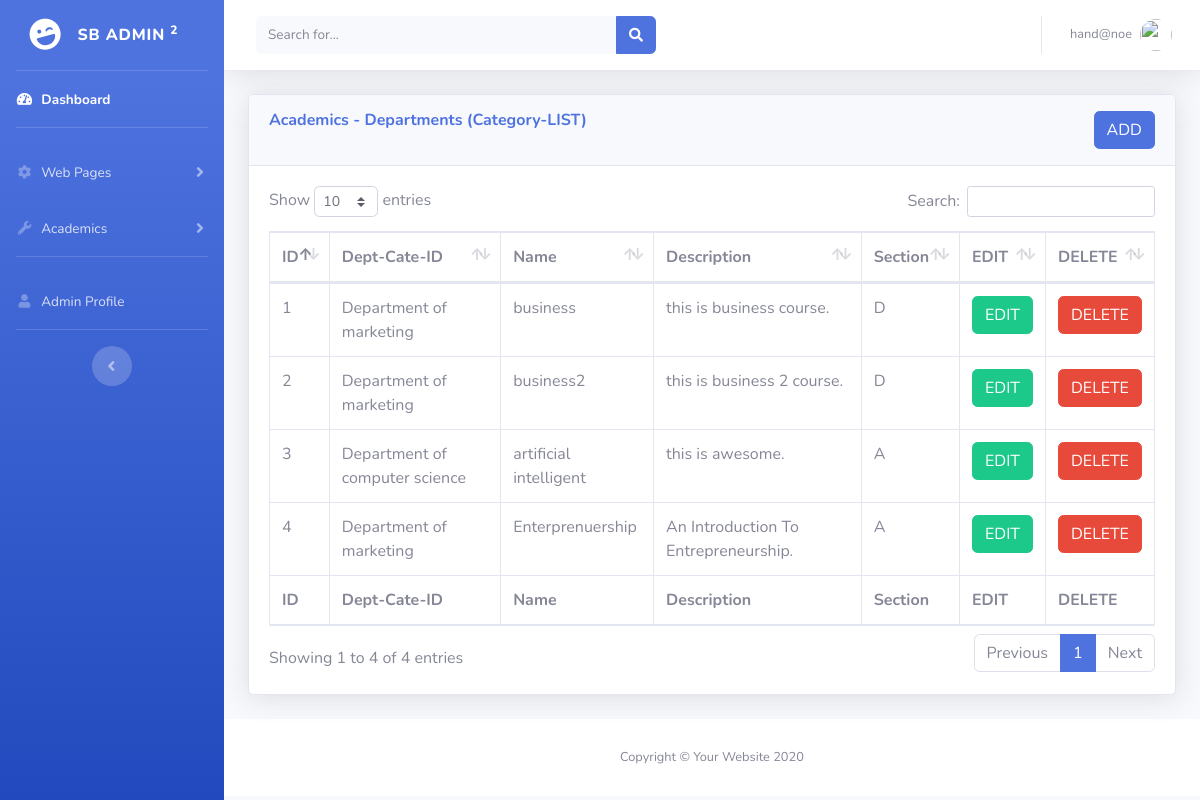
The page /departments-list.php (signed in) on the database its author committed.
### tables this page shows
CREATE TABLE `dept_category_list` (
  `id` int(11) NOT NULL,
  `dept_cate_id` int(11) NOT NULL,
  `name` varchar(100) NOT NULL,
  `descrip` varchar(191) NOT NULL,
  `section` char(100) NOT NULL
);

CREATE TABLE `dept_category` (
  `id` int(11) NOT NULL,
  `name` varchar(100) NOT NULL,
  `description` varchar(100) NOT NULL,
  `image` varchar(100) NOT NULL
);

### departments-list.php (the view, shortened to what this page needs)
<?php
 include('security.php');
 include('inc/header.php');
 include('inc/navbar.php');
?>
            <?php
              $department = "SELECT * FROM  dept_category";
              $dept_run = mysqli_query($connection, $department);
            ?>
  <div class="container-fluid">
            <div class="card shadow mb-4">
			<div class="card-header py-3">
			     <h6 class="m-0 font-weight-bold text-primary">Academics - Departments (Category-LIST)&nbsp
				   	<button type="button" class="btn btn-primary float-right" data-toggle="modal" data-toggle="modal" data-target="#adddepartment">
				   		ADD
				   	</button>
			     </h6>
			</div>
            <div class="card-body">
              <div class="table-responsive">
              	<?php
                 $query = "SELECT * FROM dept_category_list";
                 $query_run = mysqli_query($connection, $query);
              	?>
                <table class="table table-bordered" id="dataTable" width="100%" cellspacing="0">
                  <thead>
                    <tr>
                      <th>ID</th>
                      <th>Dept-Cate-ID</th>
                      <th>Name</th>
                      <th>Description</th>
                      <th>Section</th>
                      <th>EDIT</th>
                      <th>DELETE</th>
                    </tr>
                  </thead>
                  <tfoot>
                    <tr>
                      <th>ID</th>
                      <th>Dept-Cate-ID</th>
                      <th>Name</th>
                      <th>Description</th>
                      <th>Section</th>
                      <th>EDIT</th>
                      <th>DELETE</th>
                    </tr>
                  </tfoot>
                  <tbody>
                  	<?php
                     if (mysqli_num_rows($query_run) > 0)
                     {
                     	$count = 1;
                     	while($row = mysqli_fetch_assoc($query_run))
                     	{
                        $dpt_cate_id =$row['dept_cate_id'];
                        $dpt_cate = "SELECT * FROM dept_category WHERE id = '$dpt_cate_id' ";
                        $dpt_cate_run = mysqli_query($connection, $dpt_cate);
                     ?>
                    <tr>
                      <td><?php echo $count++ ?></td>
                      <td>
                        <?php foreach($dpt_cate_run as $dpt_row) { echo $dpt_row['name']; } ?>
                      </td>
                      <td><?php echo $row['name']; ?></td>
                      <td><?php echo $row['descrip']; ?></td>
                      <td><?php echo $row['section']; ?></td>
                      <td>
                      	<form action="depart_catelist_edit.php" method="POST">
                      	<button type="submit" name="dept_catelist_editbtn" class="btn btn-success">EDIT</button>
                        </form>
                      </td>
                      <td>
                      	<form action="code.php" method="POST">
                      	<button type="submit" name="dept_catelist_deletebtn" class="btn btn-danger">DELETE</button>
                      </form>
                      </td>
                    </tr>
                    <?php
                     	}
                     }
                     else
                     {
                     	echo "No Record Found";
                     }
                  	?>
                  </tbody>
                </table>
              </div>
            </div>
          </div>
 </div>
<?php
include('inc/footer.php');
?>

### rows shown on the page
dept_category_list: name "business", descrip "this is business course.", section "D"
dept_category: name "Department of marketing"
dept_category_list: name "business2", descrip "this is business 2 course.", section "D"
dept_category_list: name "artificial intelligent", descrip "this is awesome.", section "A"
dept_category: name "Department of computer science"
dept_category_list: name "Enterprenuership", descrip "An Introduction To Entrepreneurship.", section "A"

### other values the page prints
$_SESSION['username'] "hand@noe"
